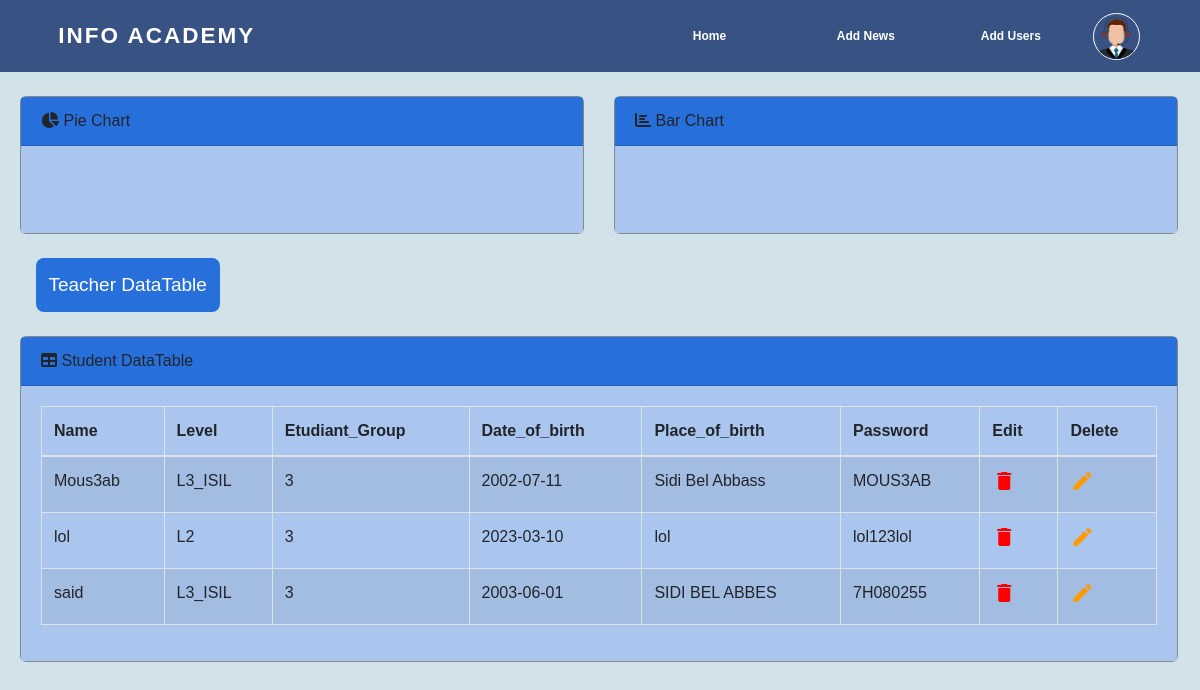
/back_script/Admin_general.php (signed in), run on the app's committed database.
### tables this page shows
CREATE TABLE `etudiant` (
  `id` int(11) NOT NULL,
  `Etudiant_name` varchar(255) NOT NULL,
  `niveau` varchar(255) DEFAULT NULL,
  `password` varchar(255) DEFAULT NULL,
  `Etudiant_Group` int(11) NOT NULL,
  `date_of_birth` date NOT NULL,
  `Place_of_birth` varchar(255) NOT NULL
);

### back_script/Admin_general.php (the view, shortened to what this page needs)
<!DOCTYPE html>
<html lang="en">
    <head>
        <link rel="stylesheet" href="../css/admin/style1.css">
        <link rel="stylesheet" href="../css/nav2.css">
        <link rel="stylesheet" href="../css/enseignant/profile.css">
        <link rel="stylesheet" href="../css/admin/styles.css">
        <link rel="stylesheet" href="https://maxcdn.bootstrapcdn.com/font-awesome/4.7.0/css/font-awesome.min.css">
    </head>
    <body>
        <header >
            <div class="header-title">
              <h2>INFO ACADEMY</h2>
            </div>
            <nav>
              <ul id="ul">
                <li class="j" id="li"><a class="e" href="Admin_general.php" autofocus> Home</a></li>
                <li class="j" id="li"><a class="e" href="../templates/admin/add_news.html">Add&nbsp;News</a></li>
                <li class="j" id="li"><a class="e" href="../templates/admin/add_users.html">Add&nbsp;Users</a></li>
                <li class="j" id="li"><img id="img" src="../image/admin.png" title="Profile"></li>
              </ul>
            </nav>
          </header>
          <?php
              if(!isset($_SESSION['active'])){
                session_destroy();
                header('location: ../login.html');
              }
              else{
              include 'db.php';
              $sql="SELECT Etudiant_name,niveau,Etudiant_Group,date_of_birth,Place_of_birth,password FROM etudiant";
              $result=$conn->query($sql);
              $array=$result->fetch_all(MYSQLI_ASSOC);
              }
          ?>
        <div id="layoutSidenav">
            <div id="layoutSidenav_content">
                <main>
                    <div class="row">
                        <div class="col-xl-6">
                            <div class="card mb-4">
                                <div class="card-header">
                                    <i class="fas fa-chart-pie me-1"></i>
                                    Pie Chart
                                </div>
                                <div class="card-body"><canvas id="myPieChart" width="100%" height="40"></canvas></div>
                            </div>
                        </div>
                        <div class="col-xl-6">
                            <div class="card mb-4">
                                <div class="card-header">
                                    <i class="fas fa-chart-bar me-1"></i>
                                    Bar Chart
                                </div>
                                <div class="card-body"><canvas id="myBarChart" width="100%" height="40"></canvas></div>
                            </div>
                        </div>
                    </div>
                    <a href="Admin_ganeral_enseignant.php"><button id="table">Teacher DataTable</button></a>
                    <div class="card mb-4">
                        <div class="card-header">
                            <i class="fas fa-table me-1"></i>
                            Student DataTable
                        </div>
                        <div class="card-body">
                            <table id="example" class="table table-striped table-bordered" style="width:100%">
                                <thead>
                                    <tr>
                                        <th>Name</th>
                                        <th>Level</th>
                                        <th>Etudiant_Group</th>
                                        <th>Date_of_birth</th>
                                        <th>Place_of_birth</th>
                                        <th>Password</th>
                                        <th>Edit</th>
                                        <th>Delete</th>
                                    </tr>
                                </thead>
                                <tbody>
                                    <?php
                                    foreach($array as $row) {?>
                                        <tr>
                                            <td><?php echo $row['Etudiant_name'] ?></td>
                                            <td><?php echo $row['niveau'] ?></td>
                                            <td><?php echo $row['Etudiant_Group'] ?></td>
                                            <td><?php echo $row['date_of_birth'] ?></td>
                                            <td><?php echo $row['Place_of_birth'] ?></td>
                                            <td><?php echo $row['password'] ?></td>
                                            <?php
                                            $user_name= $row['Etudiant_name'] ;
                                            $level= $row['niveau'];
                                            $sql_id="SELECT id FROM etudiant WHERE Etudiant_name ='$user_name' AND niveau='$level'";
                                            $id_result=$conn->query($sql_id);
                                            $user_id=$id_result->fetch_array(MYSQLI_ASSOC)['id'];?>
                                            <td><a  href="admin_delete_user.php?id=<?php echo $user_id ?> "><i class="material-icons" title="DELET">&#xE872;</i></a>&nbsp;&nbsp;</td>
                                            <td><a  href="admin_update_etudaint_form.php?id=<?php echo $user_id ?> "><i class="material-icons edit" title="EDIT">&#xE3c9;</i></a></td>
                                      </tr>
                                    <?php }
                                    $conn->close()?>
                                </tbody>
                            </table>
                        </div>
                    </div>
                </main>
            </div>
        </div>
    </body>
</html>

### css/nav2.css (style rules this page uses)
* { padding: 0; margin: 0; font-family: 'Poppins', sans-serif; }
body { background-color: #d1e2e9; }
header { position: sticky; top: 0; padding: 0.7rem; z-index: 10; background-color: #385283; display: flex; justify-content: space-between; align-items: center; }
header .header-title { color: #ffffff; text-align: center; font-size: 15px; margin-left: 4%; letter-spacing: 2px; }
nav { width: 70%; }
header div, nav { display: inline-block; }
ul { list-style: none; display: flex; justify-content: flex-end; align-items: center; }
li { width: 11rem; margin: 0rem 0.5rem; text-align: center; }
li img { width: 45px; height: 45px; border: 1px #fff solid; border-radius: 50%; cursor: pointer; transition: .3s linear; }
li a { color: #fff; display: inline-block; padding: 1rem 2rem; border-radius: 0.5rem; text-decoration: none; font-size: 0.75rem; font-weight: bold; transition: .3s linear; font-family: Verdana, Geneva, Tahoma, sans-serif; }
.j { width: 3rem; margin: 0rem 3rem; text-align: center; }

### data on the page
etudiant: Etudiant_name "Mous3ab", niveau "L3_ISIL", Etudiant_Group "3", date_of_birth "2002-07-11", Place_of_birth "Sidi Bel Abbass", password "MOUS3AB"
etudiant: Etudiant_name "lol", niveau "L2", Etudiant_Group "3", date_of_birth "2023-03-10", Place_of_birth "lol", password "lol123lol"
etudiant: Etudiant_name "said", niveau "L3_ISIL", Etudiant_Group "3", date_of_birth "2003-06-01", Place_of_birth "SIDI BEL ABBES", password "7H080255"
